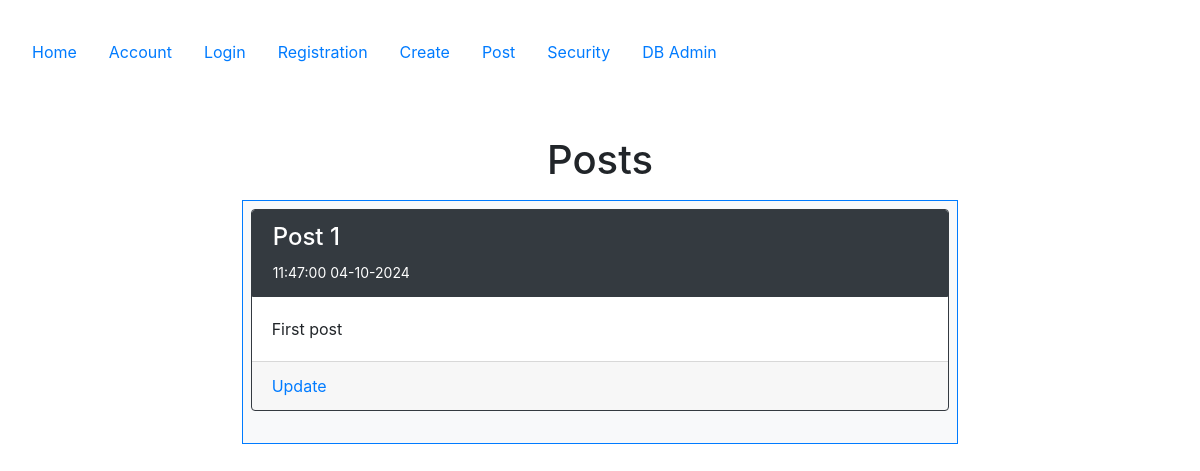
Page /posts on the earlier database version.
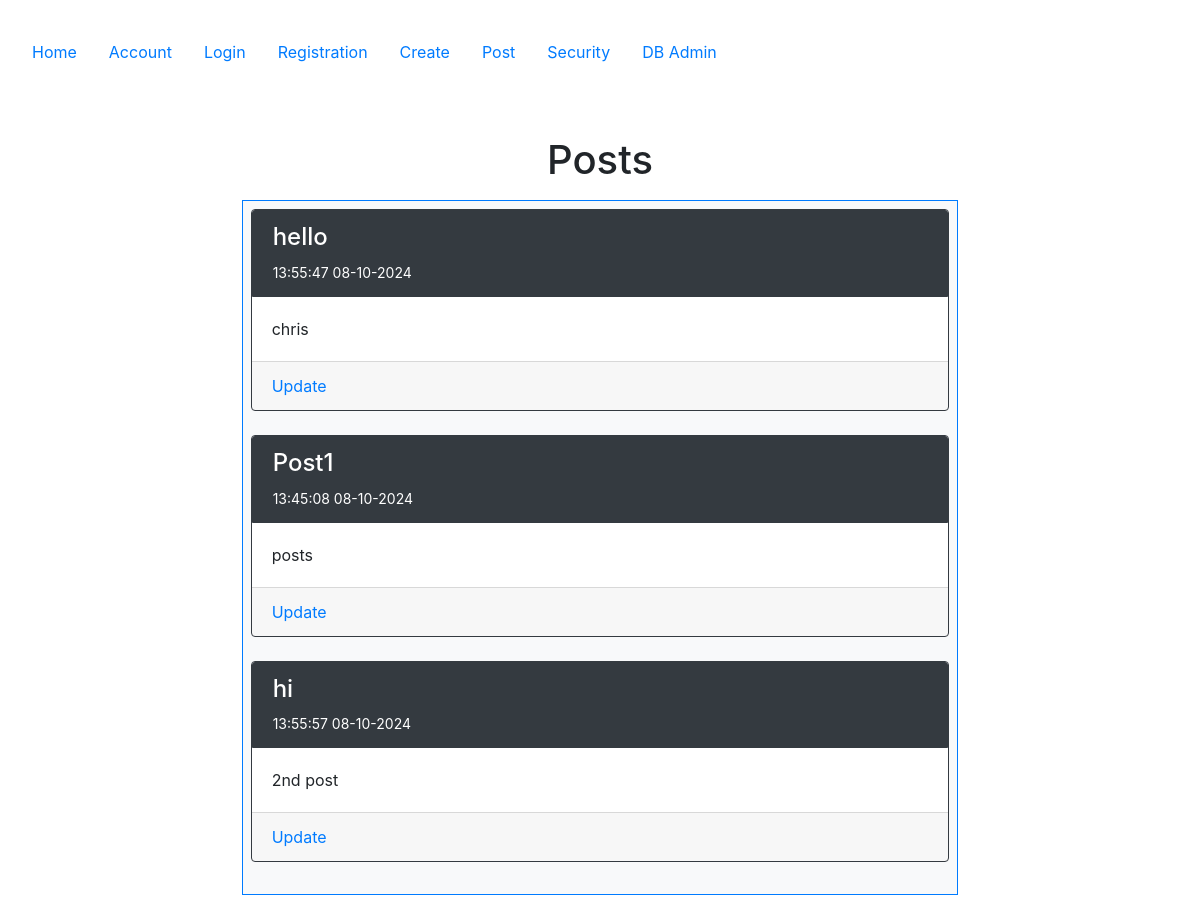
Same page on the later database version.
### config.py (models this page shows, shortened)
class Post(db.Model):
   __tablename__ = 'posts'
   id = db.Column(db.Integer, primary_key=True)
   created = db.Column(db.DateTime, nullable=False)
   title = db.Column(db.Text, nullable=False)
   body = db.Column(db.Text, nullable=False)

### posts/views.py (the view)
@posts_bp.route('/posts')
def posts():
    all_posts = Post.query.order_by(desc('id')).all()
    return render_template('posts/posts.html', posts=all_posts)

### templates/posts/posts.html (shortened to what this page needs)
{% extends "base.html" %}
{% block content %}
<div class="container">
    <h1>Posts</h1>
    <div class="p-2 row">
        <div class="col-2"></div>
        <div class="col-8">
            <div class="p-2 bg-light border border-primary" style="text-align: left">
                {% for post in posts %}
                <div class="card border border-dark">
                    <div class="card-header bg-dark text-white border border-dark">
                        <h4>{{ post.title }}</h4>
                        <small>{{ post.created.strftime('%H:%M:%S %d-%m-%Y') }}</small>
                    </div>
                    <div class="card-body">{{ post.body }}</div>
                    <div class="card-footer">
                        <a class="navbar-item" href="{{ url_for('posts.update', id=post.id) }}">Update</a>
                    </div>
                </div>
                <br>
                {% endfor %}
            </div>
        </div>
        <div class="col-2"></div>
    </div>
</div>
{% endblock %}

### templates/base.html (shortened to what this page needs)
<!DOCTYPE html>
<html lang="en" xmlns="http://www.w3.org/1999/html">
<head>
    <link rel="stylesheet" href="https://cdn.jsdelivr.net/npm/bootstrap@4.6.2/dist/css/bootstrap.min.css">
</head>
<body>
<section class="container-fluid p-3 my-3">
    <nav class="nav nav-pills flex-column flex-sm-row">
        <a class="nav-item nav-link" href="{{ url_for('index') }}">Home</a>
        <a class="nav-item nav-link" href="{{ url_for('accounts.account') }}">Account</a>
        <a class="nav-item nav-link" href="{{ url_for('accounts.login') }}">Login</a>
        <a class="nav-item nav-link" href="{{ url_for('accounts.registration') }}">Registration</a>
        <a class="nav-item nav-link" href="{{ url_for('posts.create') }}">Create</a>
        <a class="nav-item nav-link" href="{{ url_for('posts.posts') }}">Post</a>
        <a class="nav-item nav-link" href="{{ url_for('security.security') }}">Security</a>
        <a class="nav-item nav-link" href="http://127.0.0.1:5000/admin">DB Admin</a>
    </nav>
    <div class="container-fluid p-3 my-5 text-center">
        {% block content %}{% endblock %}
    </div>
</section>
</body>
</html>

Differences in the rows shown:
removed Post: title "Post 1", created "11:47:00 04-10-2024", body "First post"
added Post: title "hello", created "13:55:47 08-10-2024", body "chris"
added Post: title "Post1", created "13:45:08 08-10-2024", body "posts"
added Post: title "hi", created "13:55:57 08-10-2024", body "2nd post"
